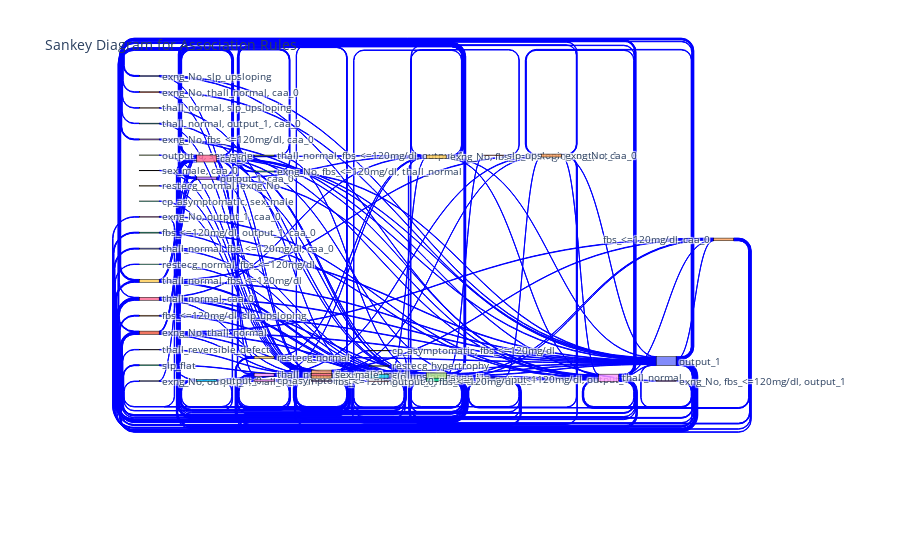

Notebook code cell kept with this figure:
### Code cell
antecedents = STRONG_ASSOCIATION_RULES['antecedents'].apply(lambda x: ', '.join(list(x))).tolist()
consequents = STRONG_ASSOCIATION_RULES['consequents'].apply(lambda x: ', '.join(list(x))).tolist()
lifts = STRONG_ASSOCIATION_RULES['lift']

nodes = list(set(antecedents + consequents))
node_indicies = {node: i for i, node in enumerate(nodes)}

links = []
for ancentent, consequent, lift in zip(antecedents, consequents, lifts):
    links.append({
        'source': node_indicies[ancentent],
        'target': node_indicies[consequent],
        'value': lift
    })

fig = go.Figure(data=[go.Sankey(
    node = dict(
      pad = 15,
      thickness = 20,
      line = dict(color = "black", width = 0.5),
      label = nodes
    ),
    link = dict(
      source = [link['source'] for link in links],
      target = [link['target'] for link in links],
      value = [link['value'] for link in links],
      color = 'blue',
    ))])
fig.update_layout(title_text="Sankey Diagram for Association Rules", font_size=10)
fig.show()

### Figure 1 — Plotly figure (JSON) as saved in the notebook; plotly's stock layout.template omitted (floating-point values rounded to 4 significant figures; data arrays with more than 128 entries replaced by an {"elided": "..."} marker saying what was removed)
{"data": [{"link": {"color": "blue", "source": {"elided": "217 int values"}, "target": {"elided": "217 int values"}, "value": {"elided": "217 float values"}}, "node": {"label": ["exng_No, output_1, thall_normal", "exng_No, thall_normal", "slp_flat", "thall_reversible_defect", "fbs_<=120mg/dl, slp_upsloping", "output_0", "thall_normal, caa_0", "output_0, sex_male", "cp_asymptomatic", "thall_normal, fbs_<=120mg/dl", "exng_No, slp_upsloping", "exng_No, thall_normal, caa_0", "restecg_normal, fbs_<=120mg/dl", "fbs_<=120mg/dl, sex_male", "thall_normal, slp_upsloping", "thall_normal, output_1, caa_0", "caa_0", "thall_normal, fbs_<=120mg/dl, output_1", "thall_normal, output_1", "restecg_normal", "thall_normal, fbs_<=120mg/dl, caa_0", "sex_male, caa_0", "fbs_<=120mg/dl, output_1, caa_0", "output_1, caa_0", "fbs_<=120mg/dl", "slp_upsloping", "sex_male", "exng_No", "exng_No, output_1, caa_0", "exng_No, fbs_<=120mg/dl", "fbs_<=120mg/dl, output_1", "slp_upsloping, output_1", "exng_No, output_1", "exng_No, fbs_<=120mg/dl, caa_0", "exng_No, caa_0", "exng_No, fbs_<=120mg/dl, thall_normal", "output_0, fbs_<=120mg/dl", "restecg_hypertrophy", "thall_normal", "restecg_normal, exng_No", "output_1", "cp_asymptomatic, fbs_<=120mg/dl", "cp_asymptomatic, sex_male", "exng_No, fbs_<=120mg/dl, output_1", "fbs_<=120mg/dl, caa_0"], "line": {"color": "black", "width": 0.5}, "pad": 15, "thickness": 20}, "type": "sankey"}], "layout": {"font": {"size": 10}, "title": {"text": "Sankey Diagram for Association Rules"}}}
